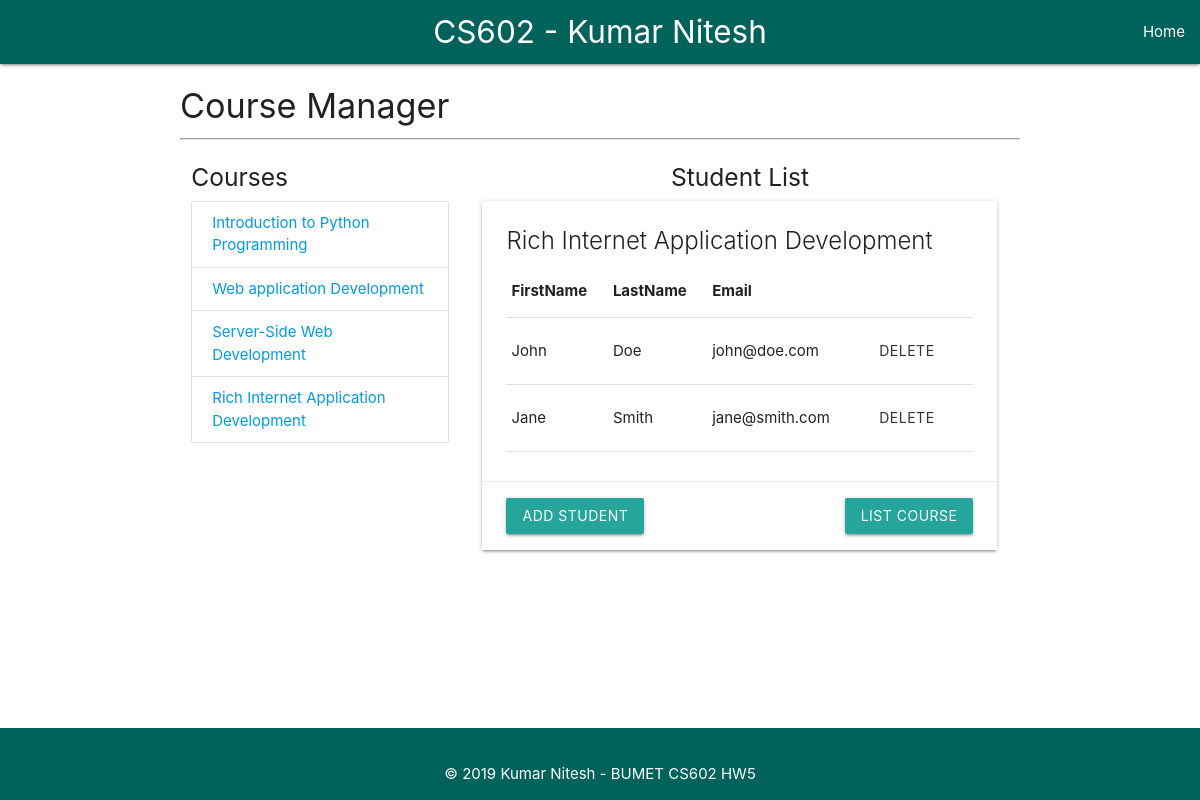
The page /hw5/?courseID=cs701 on the database its author committed.
### tables this page shows
CREATE TABLE `sk_courses` (
  `courseID` varchar(12) NOT NULL,
  `courseName` varchar(255) NOT NULL
);

CREATE TABLE `sk_students` (
  `studentID` int(11) NOT NULL,
  `courseID` varchar(12) NOT NULL,
  `firstName` varchar(255) NOT NULL,
  `lastName` varchar(255) NOT NULL,
  `email` varchar(255) NOT NULL
);

### hw5/db/get_all_courses.php (called while the page is built, shortened)
<?php
$query = 'SELECT * FROM sk_courses ORDER BY courseID';
$statement = $db->prepare($query);
$statement->execute();
$courses = $statement->fetchAll();

### hw5/db/get_name_of_selected_course.php (called while the page is built, shortened)
<?php
$queryCourse = 'SELECT * FROM sk_courses  WHERE courseID = :courseID';
$statement1 = $db->prepare($queryCourse);
$statement1->bindValue(':courseID', $courseID);
$statement1->execute();
$course = $statement1->fetch();
$courseName = $course['courseName'];

### hw5/db/get_student_selected_course.php (called while the page is built, shortened)
<?php
$queryStudents = 'SELECT * FROM sk_students   WHERE courseID = :courseID ORDER BY studentID';
$statement3 = $db->prepare($queryStudents);
$statement3->bindValue(':courseID', $courseID);
$statement3->execute();
$students = $statement3->fetchAll();

### hw5/index.php (the view, shortened to what this page needs)
<?php
    require_once('./db/database.php');
    if (!isset($courseID)) {
        $courseID = filter_input(INPUT_GET, 'courseID',FILTER_SANITIZE_STRING);
    }
    include('./db/get_all_courses.php');
    include('./db/get_name_of_selected_course.php');
    include('./db/get_student_selected_course.php');
 ?>
<?php include('./common/header.php');?>
    <div class="row">
        <div class="col s12 m4">
            <h5>Courses</h5>
            <div>
                <ul  class="collection">
                    <?php foreach ($courses as $course) : ?>
                        <li class="collection-item">
                            <a href="./?courseID=<?php echo $course['courseID']; ?>">
                                <?php echo $course['courseName']; ?>
                            </a>
                        </li>
                    <?php endforeach; ?>
                </ul>
            </div>
        </div>
        <div class="col s12 m8">
            <div class="col s12">
                <h5 class="center">Student List</h5>
                <div class="card z-depth-1">
                    <div class="card-content">
                        <span class="card-title"><?php echo $courseName; ?></span>
                        <?php if (sizeof($students) > 0) :?>
                        <table class="responsive-table">
                            <tr>
                                <th>FirstName</th>
                                <th>LastName</th>
                                <th>Email</th>
                                <th>&nbsp;</th>
                            </tr>
                                <?php foreach ($students as $student) : ?>
                                    <tr>
                                        <td><?php echo $student['firstName']; ?></td>
                                        <td><?php echo $student['lastName']; ?></td>
                                        <td><?php echo $student['email']; ?></td>
                                        <td>
                                            <form action="delete_student.php" method="post">
                                                <button type="submit" class='btn btn-flat'value="delete" name="delete">Delete</button>
                                            </form>
                                        </td>
                                    </tr>
                                <?php endforeach; ?>
                        </table>
                        <?php else: ?>
                        <label> No student found for this course. Please add student by clicking on 'Add Student'.</label>
                        <?php endif; ?>
                    </div>
                    <div class="card-action" style="margin-top: 5px;">
                        <a href="add_student_form.php" class="btn">
                            Add Student</a>
                        <a href="course_list.php" class="btn right">List Course</a>
                    </div>
                </div>
            </div>
        </div>
    </div>
<?php include('./common/footer.php');?>

### hw5/common/header.php (style rules this page uses)
body { display: flex; min-height: 100vh; flex-direction: column; }

### rows shown on the page
sk_courses: courseName "Introduction to Python Programming"
sk_courses: courseName "Web application Development"
sk_courses: courseName "Server-Side Web Development"
sk_courses: courseName "Rich Internet Application Development"
sk_students: firstName "John", lastName "Doe", email "john@doe.com"
sk_students: firstName "Jane", lastName "Smith", email "jane@smith.com"
